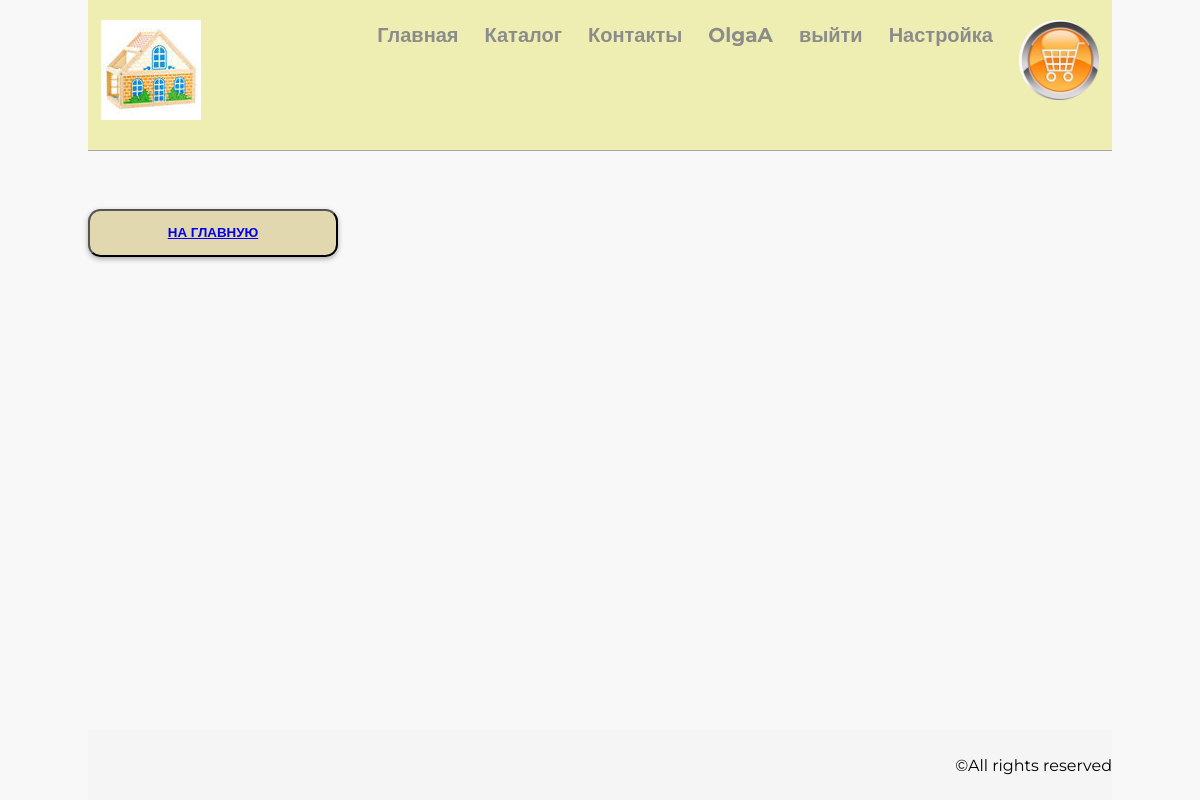
Before: /basket/ (signed in) with the older database file.
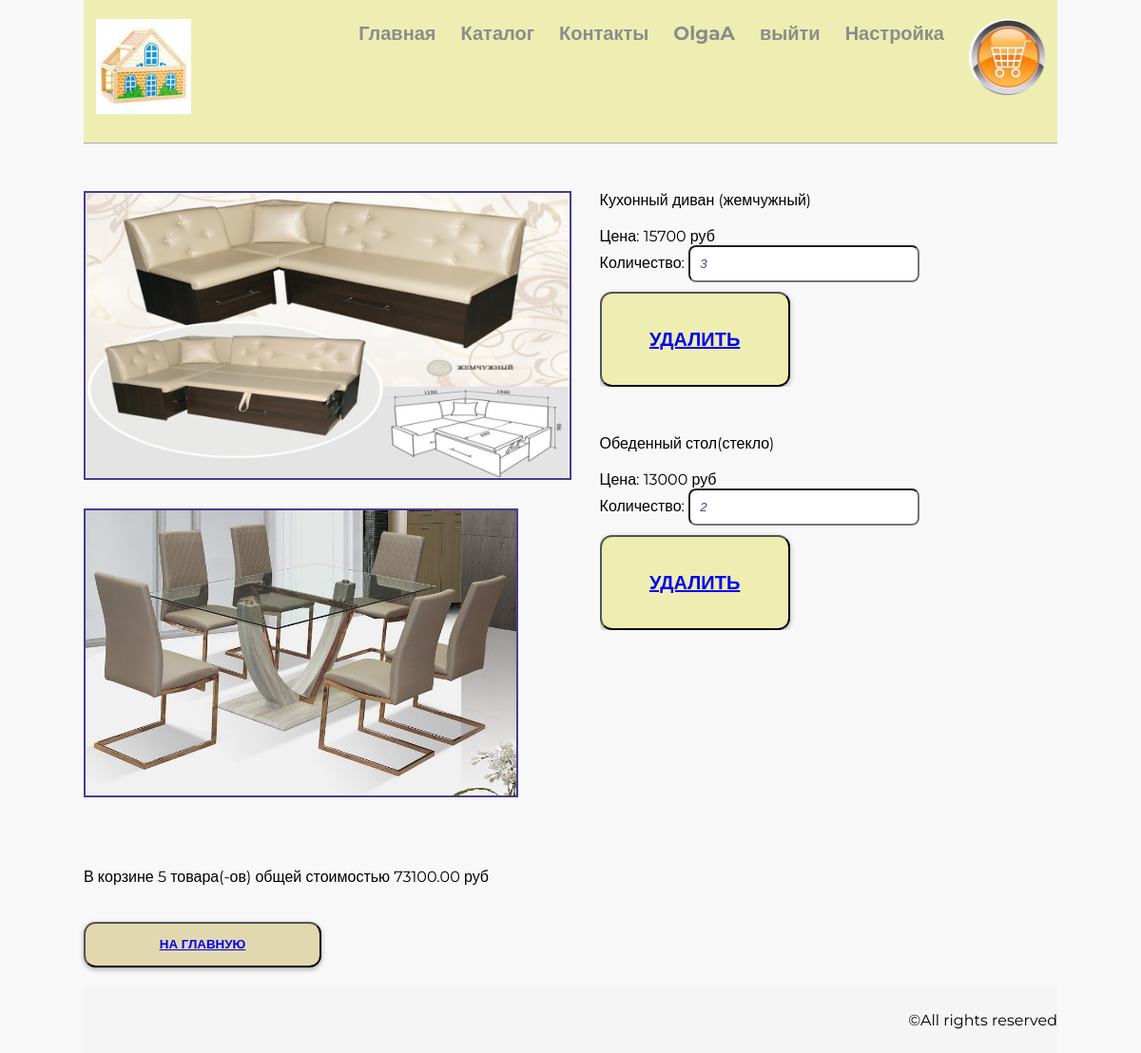
After: the same page with the newer database file.
### userapp/models.py (models this page shows, shortened)
class ShopUser(AbstractUser):
    avatar = models.ImageField(
        upload_to='users_avatars',
        blank=True
    )
    phone = models.CharField(
        max_length=11,
        blank=True,
        null=True
    )
    class Meta:
        ordering = ['-is_superuser', 'username']

### basketapp/models.py (models this page shows)
class Basket(models.Model):
    user = models.ForeignKey(settings.AUTH_USER_MODEL, on_delete=models.CASCADE)
    product = models.ForeignKey(Product, on_delete=models.CASCADE)
    quantity = models.PositiveIntegerField(verbose_name='Количество', default=0)
    add_datetime = models.DateTimeField(verbose_name='Дата и время покупки', auto_now_add=True)
    class Meta:
        unique_together = (
            'user',
            'product'
        )
    def _get_product_cost(self):
        return self.product.price * self.quantity
    product_cost = property(_get_product_cost)
    def _get_total_quantity(self):
        _items = Basket.objects.filter(user=self.user)
        _totalquantity = sum(list(map(lambda x: x.quantity, _items)))
        return _totalquantity
    total_quantity = property(_get_total_quantity)
    def _get_total_cost(self):
        _items = Basket.objects.filter(user=self.user)
        _totalcost = sum(list(map(lambda x: x.product_cost, _items)))
        return _totalcost
    total_cost = property(_get_total_cost)

### mainapp/models.py (models this page shows, shortened)
class Product(models.Model):
    name = models.CharField(verbose_name='Наименование продукта', max_length=150, unique=True)
    category = models.ForeignKey(Category, on_delete=models.CASCADE)
    image = models.ForeignKey(
        'images.Image',
        on_delete=models.PROTECT
    )
    short_desc = models.CharField(verbose_name='Краткое описание', max_length=60,
                                  blank=True)
    desc = models.TextField(verbose_name='Подробное описание', blank=True)
    price = models.DecimalField(verbose_name='Цена', max_digits=8,
                                decimal_places=2, default=0)
    discount = models.DecimalField(verbose_name='Скидка', max_digits=4,
                                decimal_places=2, default=0)
    is_active = models.BooleanField(verbose_name='Запись активна', default=True)
    quantity = models.PositiveIntegerField(verbose_name='Количество на складе', default=0)
    modified = models.DateTimeField(auto_now=True)
    created = models.DateTimeField(auto_now_add=True)
    class Meta:
        ordering = ['name', 'is_active', 'price']

### images/models.py (models this page shows, shortened)
class Image(models.Model):
    name = models.CharField(max_length=250)
    value = models.ImageField(upload_to='product_images/')

### basketapp/views.py (the view)
# urls.py: path('', basketapp.basket, name='basket'),
@login_required
def basket(request):
    basket_items = Basket.objects.filter(user=request.user).order_by('product__category')
    return render(request, 'basketapp/basket.html', {'basket_items': basket_items})

### basketapp/templates/basketapp/basket.html (shortened to what this page needs)
{% extends 'master.html' %}
{% load static %}
{% block page_styles %}
<link rel="stylesheet" href="{% static 'web_shop/style.css' %}">
{% endblock %}
{% block page_content %}
    {% for item in basket_items %}
        <div class="product-page Description">
             <div class="product-item">
                <img src ="/media/{{item.product.image.value}}" alt ="{{item.product.short_desc}}">
             </div>
            <div class="desc_item">
            <span class = "category_name">{{item.product.short_desc}}</span>
            <br><br>
            <span class = "product_price">Цена: {{item.product.price|floatformat}}&nbsp;руб</span >
                <br>
                <label>Количество: <input type = "number"name ="{{item.pk}}" min ="0" value ="{{item.quantity}}"></label>
                <br>
            <button class = "basket-delete">
            <a href ="{% url 'basket:basket_remove' item.pk %}" class=""> Удалить</a>
            </button>
            </div>
        </div>
    {% endfor %}
    {% if basket_items %}
        <div class="basket_summary">
            В корзине {{basket_items.0.total_quantity}} товара(-ов) общей стоимостью
            {{ basket_items.0.total_cost}} руб
        </div>
    {% endif %}
<br>
<br>
    <button class="btn btn-round">
        <a href="{% url 'products:start_page' %}"> На главную </a>
    </button>
{% endblock %}

### web_shop/templates/master.html (shortened to what this page needs)
<!DOCTYPE html>
{% load static %}
<html lang="en">
<head>
	{% block page_styles %}{% endblock %}
</head>
<body>
    <div class="container">
        <div class="content">
            <header>
               <a href="/"><img src="{%static 'mainapp/img/logo.jpg' %}" alt="Логотип" class="logo"></a>
               {% block menu %}
                {% include 'includes/inc_menu.html' %}
                {% endblock %}
            </header>
            <section>
            {% block page_content %}{% endblock %}
            </section>
        </div>
        <footer>
            <p>&copy;All rights reserved</p>
        </footer>
    </div>
</body>
</html>

### web_shop/templates/includes/inc_menu.html (shortened to what this page needs)
{% load static %}
<nav>
    <ul class="menu">
        <li><a href="{% url 'products:start_page'%}">Главная</a></li>
        <li><a href="{% url 'products:catalog'%}" class="expand-catalog">Каталог</a>
        </li>
        <li><a href="{% url 'products:contacts'%}">Контакты</a></li>
        {% if user.is_authenticated %}
                <li>
            <a href="{% url 'auth:edit' user.username %}">
                {{ user.username|default:'Пользователь'}}
            </a>
        </li>
        {% endif %}
        <li class="userapp">
            {% if user.is_authenticated %}
            <a href="{% url 'auth:logout' %}">выйти</a>
            {% else %}
            <a href="{% url 'auth:login' %}">войти</a>
            {% endif %}
        {% if user.is_superuser %}
        <li><a href="{% url 'admin_custom:admin_page' %}">Настройка</a></li>
        {% endif %}
        <li>
            <a href="{% url 'basket:basket' %}"><img src="{%static 'mainapp/img/basket.png' %}" alt="Корзина" class="basket" height="80px"></a>
        </li>
    </li>
    </ul>
</nav>

### web_shop/static/web_shop/style.css (style rules this page uses)
* { margin: 0; padding: 0; }
html, body { height: 100%; }
body { background-color: #f8f8f8; font-family: 'Montserrat', sans-serif; }
.container { max-width: 1024px; margin: 0 auto; min-height: 100%; display: flex; flex-direction: column; }
.content { flex: 1; }
header { max-width: 1024px; border-bottom: 1px solid darkgrey; display: flex; justify-content: space-between; align-content: center; min-height: 150px; background-color: #e6e67282; margin-bottom: 20px; }
.logo { padding: 20px 13px; width: 100px; height: 100px; }
.menu { display: flex; list-style-type: none; }
.menu a { padding: 20px 13px; display: block; color: #8c8c8c; font-size: 20px; font-weight: 700; text-align: right; text-decoration: none; }
.menu li { height: 30px; line-height: 30px; }
.Description img { border: 2px solid #483D8B; float: left; margin-bottom: 30px; margin-right: 30px; height: 300px; }
.product-item { margin-top: 50px; position:relative; }
.desc_item { overflow:hidden; }
.product-page button { width: 200px; height: 100px; font-size: 20px; font-weight: 700; color: brown; background-color: #e6e67282; margin-top: 10px; }
button { display: inline-block; width: 250px; border-radius: 12.5px; color: #8c8c8c; font-weight: 900; line-height: 24px; text-align: center; text-decoration: none; text-transform: uppercase; padding: 10px 31px; background-color: #e2d8b0; box-shadow: 0px 2px 4.85px 0.15px rgba(33, 33, 33, 0.35); }
input:not([type="checkbox"]) { border-radius: 8px; padding: 10px 50px 10px 10px; color: #483D8B; font-style: italic; }
.userapp { color:red; }
.basket_summary { margin-top:250px; }
.basket-delete { height:50px; }
footer { background-color: whitesmoke; height: 70px; display: flex; justify-content: flex-end; margin-top: 20px; align-items: center; }

Changed rows visible on the page:
added Basket: product.image.value (picture), product.short_desc "Кухонный диван (жемчужный)", product.price "15700", quantity "3", user+quantity "5", user+product+quantity "73100.00"
added Basket: product.image.value (picture), product.short_desc "Обеденный стол(стекло)", product.price "13000", quantity "2"
Other visible differences:
text now shown: "В корзине товара(-ов) общей стоимостью руб"
